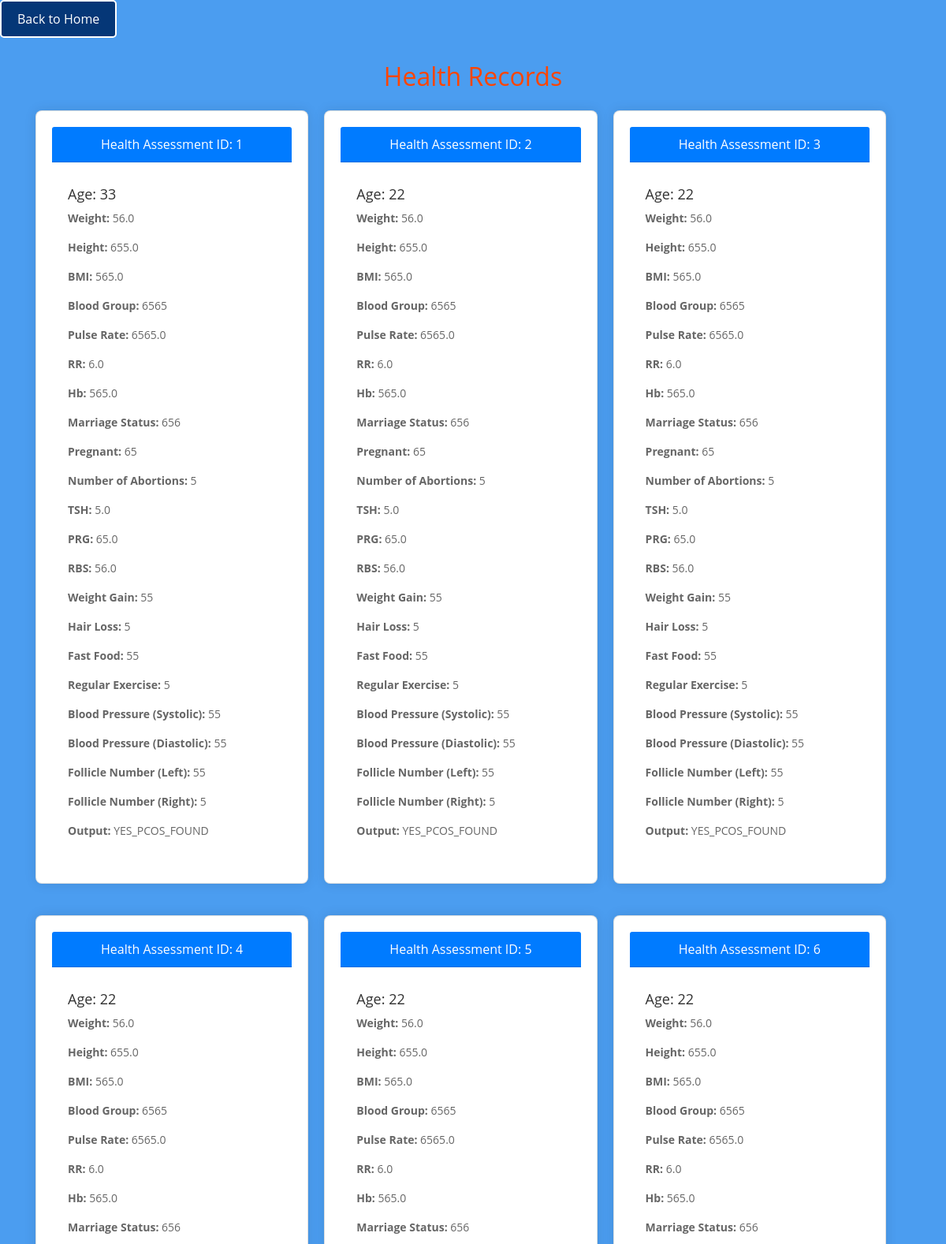
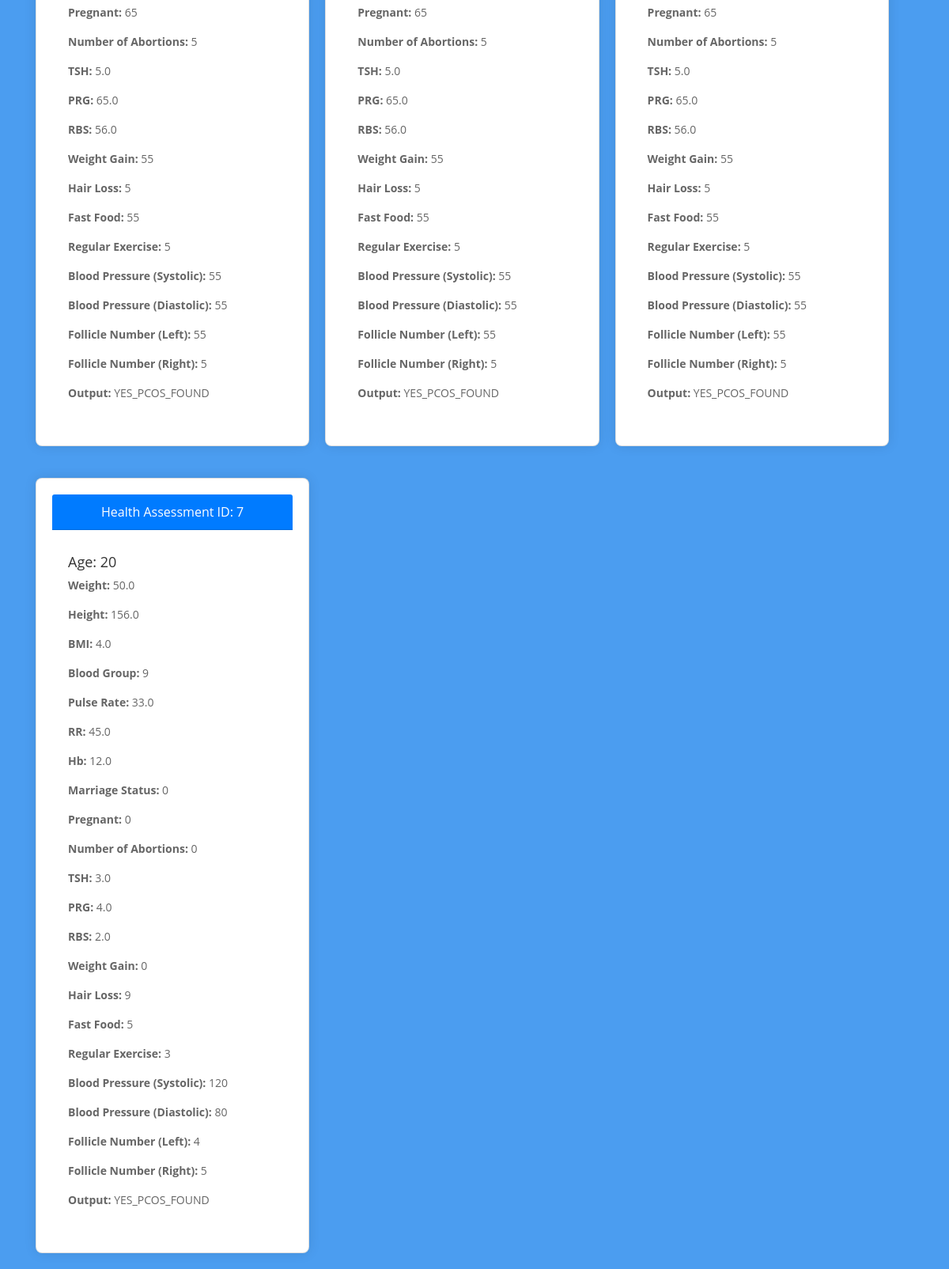
The page /ML_DB/ on the database its author committed (2 pictures, top to bottom).
### App/models.py (models this page shows, shortened)
class HealthAssessment(models.Model):
    PCOS = models.CharField(max_length=3)  # 'Y' or 'N'
    Age = models.IntegerField()
    Weight = models.FloatField()  # Use FloatField for decimal values
    Height = models.FloatField()  # Use FloatField for decimal values
    BMI = models.FloatField()  # Use FloatField for decimal values
    Blood_Group = models.CharField(max_length=10)  # Adjust length as needed
    Pulse_rate = models.FloatField()  # bpm
    RR = models.FloatField()  # breaths/min
    Hb = models.FloatField()  # g/dl
    Marriage_Status = models.IntegerField()  # years
    Pregnant = models.CharField(max_length=3)  # 'Y' or 'N'
    No_of_abortions = models.IntegerField()
    TSH = models.FloatField()  # mIU/L
    PRG = models.FloatField()  # ng/mL
    RBS = models.FloatField()  # mg/dl
    Weight_gain = models.CharField(max_length=3)  # 'Y' or 'N'
    Hair_loss = models.CharField(max_length=3)  # 'Y' or 'N'
    Fast_food = models.CharField(max_length=3)  # 'Y' or 'N'
    Reg_Exercise = models.CharField(max_length=3)  # 'Y' or 'N'
    BP_Systolic = models.IntegerField()  # mmHg
    BP_Diastolic = models.IntegerField()  # mmHg
    Follicle_No_L = models.IntegerField()
    Follicle_No_R = models.IntegerField()

### App/views.py (the view)
# urls.py: path('ML_DB/',views.ML_DB,name='ML_DB'),
def ML_DB(request):
    predictions = HealthAssessment.objects.all()
    return render(request, 'App/ML_DB.html', {'predictions':predictions })

### App/templates/app/ML_DB.html (shortened to what this page needs)
<!DOCTYPE html>
<html lang="en">
<head>
    <link href="https://stackpath.bootstrapcdn.com/bootstrap/4.5.2/css/bootstrap.min.css" rel="stylesheet">
</head>
<body>
    <a href="/" class="top">Back to Home</a>
    <div class="container">
        <h2 class="text-center mb-4" style="color: orangered;">Health Records </h2>
        <div class="card-container">
            {% for assessment in predictions %}
                <div class="card">
                    <div class="card-header">
                        Health Assessment ID: {{ assessment.id }}
                    </div>
                    <div class="card-body">
                        <h5>Age: {{ assessment.Age }}</h5>
                        <p><strong>Weight:</strong> {{ assessment.Weight }}</p>
                        <p><strong>Height:</strong> {{ assessment.Height }}</p>
                        <p><strong>BMI:</strong> {{ assessment.BMI }}</p>
                        <p><strong>Blood Group:</strong> {{ assessment.Blood_Group }}</p>
                        <p><strong>Pulse Rate:</strong> {{ assessment.Pulse_rate }}</p>
                        <p><strong>RR:</strong> {{ assessment.RR }}</p>
                        <p><strong>Hb:</strong> {{ assessment.Hb }}</p>
                        <p><strong>Marriage Status:</strong> {{ assessment.Marriage_Status }}</p>
                        <p><strong>Pregnant:</strong> {{ assessment.Pregnant }}</p>
                        <p><strong>Number of Abortions:</strong> {{ assessment.No_of_abortions }}</p>
                        <p><strong>TSH:</strong> {{ assessment.TSH }}</p>
                        <p><strong>PRG:</strong> {{ assessment.PRG }}</p>
                        <p><strong>RBS:</strong> {{ assessment.RBS }}</p>
                        <p><strong>Weight Gain:</strong> {{ assessment.Weight_gain }}</p>
                        <p><strong>Hair Loss:</strong> {{ assessment.Hair_loss }}</p>
                        <p><strong>Fast Food:</strong> {{ assessment.Fast_food }}</p>
                        <p><strong>Regular Exercise:</strong> {{ assessment.Reg_Exercise }}</p>
                        <p><strong>Blood Pressure (Systolic):</strong> {{ assessment.BP_Systolic }}</p>
                        <p><strong>Blood Pressure (Diastolic):</strong> {{ assessment.BP_Diastolic }}</p>
                        <p><strong>Follicle Number (Left):</strong> {{ assessment.Follicle_No_L }}</p>
                        <p><strong>Follicle Number (Right):</strong> {{ assessment.Follicle_No_R }}</p>
                        <p><strong>Output:</strong> {{ assessment.PCOS }}</p>
                    </div>
                </div>
            {% empty %}
                <div class="card w-100">
                    <div class="card-body text-center">
                        <p>No records found</p>
                    </div>
                </div>
            {% endfor %}
        </div>
    </div>
</body>
</html>

### App/templates/app/ML_DB.html (style rules this page uses)
body { font-family: 'Open Sans', Arial, sans-serif; background-color: #4b9df0; }
.container { margin-top: 30px; }
.card-container { display: flex; flex-wrap: wrap; gap: 20px; }
.card { background-color: #ffffff; border-radius: 8px; box-shadow: 0 0 15px rgba(0, 0, 0, 0.1); padding: 20px; width: calc(33% - 20px); margin-bottom: 20px; box-sizing: border-box; }
.card h5 { font-size: 18px; color: #333333; }
.card p { font-size: 14px; color: #666666; }
.card-header { background-color: #007bff; color: #ffffff; padding: 10px; border-radius: 8px 8px 0 0; margin-bottom: 10px; text-align: center; }
a.top { display: inline-block; padding: 10px 20px; font-size: 16px; text-align: center; text-decoration: none; background-color: #053777; color: #fff; border: 2px solid #fff; border-radius: 5px; transition: background-color 0.3s ease, color 0.3s ease; }

### rows shown on the page
HealthAssessment: id "1", Age "33", Weight "56.0", Height "655.0", BMI "565.0", Blood_Group "6565", Pulse_rate "6565.0", RR "6.0", Hb "565.0", Marriage_Status "656", Pregnant "65", No_of_abortions "5", TSH "5.0", PRG "65.0", RBS "56.0", Weight_gain "55", Hair_loss "5", Fast_food "55", Reg_Exercise "5", BP_Systolic "55", BP_Diastolic "55", Follicle_No_L "55", Follicle_No_R "5", PCOS "YES_PCOS_FOUND"
HealthAssessment: id "2", Age "22", Weight "56.0", Height "655.0", BMI "565.0", Blood_Group "6565", Pulse_rate "6565.0", RR "6.0", Hb "565.0", Marriage_Status "656", Pregnant "65", No_of_abortions "5", TSH "5.0", PRG "65.0", RBS "56.0", Weight_gain "55", Hair_loss "5", Fast_food "55", Reg_Exercise "5", BP_Systolic "55", BP_Diastolic "55", Follicle_No_L "55", Follicle_No_R "5", PCOS "YES_PCOS_FOUND"
HealthAssessment: id "3", Age "22", Weight "56.0", Height "655.0", BMI "565.0", Blood_Group "6565", Pulse_rate "6565.0", RR "6.0", Hb "565.0", Marriage_Status "656", Pregnant "65", No_of_abortions "5", TSH "5.0", PRG "65.0", RBS "56.0", Weight_gain "55", Hair_loss "5", Fast_food "55", Reg_Exercise "5", BP_Systolic "55", BP_Diastolic "55", Follicle_No_L "55", Follicle_No_R "5", PCOS "YES_PCOS_FOUND"
HealthAssessment: id "4", Age "22", Weight "56.0", Height "655.0", BMI "565.0", Blood_Group "6565", Pulse_rate "6565.0", RR "6.0", Hb "565.0", Marriage_Status "656", Pregnant "65", No_of_abortions "5", TSH "5.0", PRG "65.0", RBS "56.0", Weight_gain "55", Hair_loss "5", Fast_food "55", Reg_Exercise "5", BP_Systolic "55", BP_Diastolic "55", Follicle_No_L "55", Follicle_No_R "5", PCOS "YES_PCOS_FOUND"
HealthAssessment: id "5", Age "22", Weight "56.0", Height "655.0", BMI "565.0", Blood_Group "6565", Pulse_rate "6565.0", RR "6.0", Hb "565.0", Marriage_Status "656", Pregnant "65", No_of_abortions "5", TSH "5.0", PRG "65.0", RBS "56.0", Weight_gain "55", Hair_loss "5", Fast_food "55", Reg_Exercise "5", BP_Systolic "55", BP_Diastolic "55", Follicle_No_L "55", Follicle_No_R "5", PCOS "YES_PCOS_FOUND"
HealthAssessment: id "6", Age "22", Weight "56.0", Height "655.0", BMI "565.0", Blood_Group "6565", Pulse_rate "6565.0", RR "6.0", Hb "565.0", Marriage_Status "656", Pregnant "65", No_of_abortions "5", TSH "5.0", PRG "65.0", RBS "56.0", Weight_gain "55", Hair_loss "5", Fast_food "55", Reg_Exercise "5", BP_Systolic "55", BP_Diastolic "55", Follicle_No_L "55", Follicle_No_R "5", PCOS "YES_PCOS_FOUND"
HealthAssessment: id "7", Age "20", Weight "50.0", Height "156.0", BMI "4.0", Blood_Group "9", Pulse_rate "33.0", RR "45.0", Hb "12.0", Marriage_Status "0", Pregnant "0", No_of_abortions "0", TSH "3.0", PRG "4.0", RBS "2.0", Weight_gain "0", Hair_loss "9", Fast_food "5", Reg_Exercise "3", BP_Systolic "120", BP_Diastolic "80", Follicle_No_L "4", Follicle_No_R "5", PCOS "YES_PCOS_FOUND"
